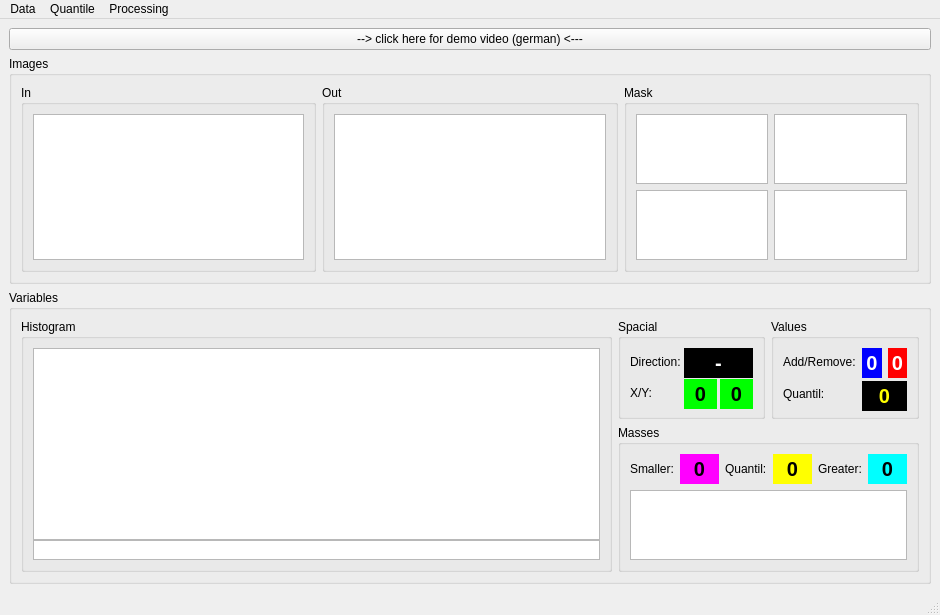
<?xml version="1.0" encoding="UTF-8"?>
<ui version="4.0">
 <class>D_MAKRO_HuangVisualization</class>
 <widget class="QMainWindow" name="D_MAKRO_HuangVisualization">
  <property name="geometry">
   <rect>
    <x>0</x>
    <y>0</y>
    <width>940</width>
    <height>589</height>
   </rect>
  </property>
  <property name="windowTitle">
   <string>MainWindow</string>
  </property>
  <widget class="QWidget" name="centralwidget">
   <layout class="QGridLayout" name="gridLayout">
    <item row="2" column="0">
     <widget class="QGroupBox" name="groupBox_5">
      <property name="sizePolicy">
       <sizepolicy hsizetype="Preferred" vsizetype="Preferred">
        <horstretch>0</horstretch>
        <verstretch>2</verstretch>
       </sizepolicy>
      </property>
      <property name="title">
       <string>Variables</string>
      </property>
      <layout class="QGridLayout" name="gridLayout_6">
       <item row="0" column="1">
        <widget class="QGroupBox" name="groupBox_8">
         <property name="sizePolicy">
          <sizepolicy hsizetype="Preferred" vsizetype="Fixed">
           <horstretch>2</horstretch>
           <verstretch>0</verstretch>
          </sizepolicy>
         </property>
         <property name="minimumSize">
          <size>
           <width>0</width>
           <height>100</height>
          </size>
         </property>
         <property name="maximumSize">
          <size>
           <width>16777215</width>
           <height>100</height>
          </size>
         </property>
         <property name="title">
          <string>Spacial</string>
         </property>
         <layout class="QGridLayout" name="gridLayout_11">
          <property name="spacing">
           <number>3</number>
          </property>
          <item row="0" column="0">
           <widget class="QLabel" name="label_4">
            <property name="text">
             <string>Direction:</string>
            </property>
           </widget>
          </item>
          <item row="1" column="0">
           <widget class="QLabel" name="label_5">
            <property name="text">
             <string>X/Y:</string>
            </property>
           </widget>
          </item>
          <item row="0" column="1" colspan="2">
           <widget class="QLabel" name="label_direction">
            <property name="minimumSize">
             <size>
              <width>0</width>
              <height>30</height>
             </size>
            </property>
            <property name="maximumSize">
             <size>
              <width>16777215</width>
              <height>30</height>
             </size>
            </property>
            <property name="styleSheet">
             <string notr="true">font: bold 20px;
background-color: black;
color: white;</string>
            </property>
            <property name="text">
             <string>-</string>
            </property>
            <property name="alignment">
             <set>Qt::AlignCenter</set>
            </property>
           </widget>
          </item>
          <item row="1" column="1">
           <widget class="QLabel" name="label_x">
            <property name="minimumSize">
             <size>
              <width>0</width>
              <height>30</height>
             </size>
            </property>
            <property name="maximumSize">
             <size>
              <width>16777215</width>
              <height>30</height>
             </size>
            </property>
            <property name="styleSheet">
             <string notr="true">font: bold 20px;
background-color: rgb(0, 255, 0);
color: black;</string>
            </property>
            <property name="text">
             <string>0</string>
            </property>
            <property name="alignment">
             <set>Qt::AlignCenter</set>
            </property>
           </widget>
          </item>
          <item row="1" column="2">
           <widget class="QLabel" name="label_y">
            <property name="minimumSize">
             <size>
              <width>0</width>
              <height>30</height>
             </size>
            </property>
            <property name="maximumSize">
             <size>
              <width>16777215</width>
              <height>30</height>
             </size>
            </property>
            <property name="styleSheet">
             <string notr="true">font: bold 20px;
background-color: rgb(0, 255, 0);
color: black;</string>
            </property>
            <property name="text">
             <string>0</string>
            </property>
            <property name="alignment">
             <set>Qt::AlignCenter</set>
            </property>
           </widget>
          </item>
         </layout>
        </widget>
       </item>
       <item row="0" column="2">
        <widget class="QGroupBox" name="groupBox_7">
         <property name="sizePolicy">
          <sizepolicy hsizetype="Preferred" vsizetype="Fixed">
           <horstretch>1</horstretch>
           <verstretch>0</verstretch>
          </sizepolicy>
         </property>
         <property name="minimumSize">
          <size>
           <width>0</width>
           <height>100</height>
          </size>
         </property>
         <property name="maximumSize">
          <size>
           <width>16777215</width>
           <height>100</height>
          </size>
         </property>
         <property name="title">
          <string>Values</string>
         </property>
         <layout class="QGridLayout" name="gridLayout_9">
          <item row="0" column="0">
           <widget class="QLabel" name="label_6">
            <property name="text">
             <string>Add/Remove:</string>
            </property>
           </widget>
          </item>
          <item row="0" column="1">
           <widget class="QLabel" name="label_add">
            <property name="minimumSize">
             <size>
              <width>0</width>
              <height>30</height>
             </size>
            </property>
            <property name="maximumSize">
             <size>
              <width>16777215</width>
              <height>30</height>
             </size>
            </property>
            <property name="styleSheet">
             <string notr="true">font: bold 20px;
background-color: blue;
color: white;</string>
            </property>
            <property name="text">
             <string>0</string>
            </property>
            <property name="alignment">
             <set>Qt::AlignCenter</set>
            </property>
           </widget>
          </item>
          <item row="1" column="0">
           <widget class="QLabel" name="label_quantil_description">
            <property name="text">
             <string>Quantil:</string>
            </property>
           </widget>
          </item>
          <item row="0" column="2">
           <widget class="QLabel" name="label_rem">
            <property name="minimumSize">
             <size>
              <width>0</width>
              <height>30</height>
             </size>
            </property>
            <property name="maximumSize">
             <size>
              <width>16777215</width>
              <height>30</height>
             </size>
            </property>
            <property name="styleSheet">
             <string notr="true">font: bold 20px;
background-color: red;
color: white;</string>
            </property>
            <property name="text">
             <string>0</string>
            </property>
            <property name="alignment">
             <set>Qt::AlignCenter</set>
            </property>
           </widget>
          </item>
          <item row="1" column="1" colspan="2">
           <widget class="QLabel" name="label_quantil">
            <property name="minimumSize">
             <size>
              <width>0</width>
              <height>30</height>
             </size>
            </property>
            <property name="maximumSize">
             <size>
              <width>16777215</width>
              <height>30</height>
             </size>
            </property>
            <property name="styleSheet">
             <string notr="true">font: bold 20px;
background-color: black;
color: yellow;</string>
            </property>
            <property name="text">
             <string>0</string>
            </property>
            <property name="alignment">
             <set>Qt::AlignCenter</set>
            </property>
           </widget>
          </item>
         </layout>
        </widget>
       </item>
       <item row="0" column="0" rowspan="3">
        <widget class="QGroupBox" name="groupBox_6">
         <property name="sizePolicy">
          <sizepolicy hsizetype="Preferred" vsizetype="Preferred">
           <horstretch>8</horstretch>
           <verstretch>0</verstretch>
          </sizepolicy>
         </property>
         <property name="title">
          <string>Histogram</string>
         </property>
         <layout class="QGridLayout" name="gridLayout_8">
          <property name="spacing">
           <number>0</number>
          </property>
          <item row="0" column="0">
           <widget class="QGraphicsView" name="graphicsView_Hist"/>
          </item>
          <item row="1" column="0">
           <widget class="QGraphicsView" name="graphicsView_HistLegend">
            <property name="minimumSize">
             <size>
              <width>0</width>
              <height>20</height>
             </size>
            </property>
            <property name="maximumSize">
             <size>
              <width>16777215</width>
              <height>20</height>
             </size>
            </property>
           </widget>
          </item>
         </layout>
        </widget>
       </item>
       <item row="1" column="1" rowspan="2" colspan="2">
        <widget class="QGroupBox" name="groupBox_9">
         <property name="sizePolicy">
          <sizepolicy hsizetype="Preferred" vsizetype="Preferred">
           <horstretch>2</horstretch>
           <verstretch>0</verstretch>
          </sizepolicy>
         </property>
         <property name="title">
          <string>Masses</string>
         </property>
         <layout class="QGridLayout" name="gridLayout_10">
          <item row="1" column="1">
           <layout class="QGridLayout" name="gridLayout_12">
            <item row="0" column="3">
             <widget class="QLabel" name="label_mass_quantil">
              <property name="minimumSize">
               <size>
                <width>0</width>
                <height>30</height>
               </size>
              </property>
              <property name="maximumSize">
               <size>
                <width>16777215</width>
                <height>30</height>
               </size>
              </property>
              <property name="styleSheet">
               <string notr="true">font: bold 20px;
background-color: yellow;
color: black;</string>
              </property>
              <property name="text">
               <string>0</string>
              </property>
              <property name="alignment">
               <set>Qt::AlignCenter</set>
              </property>
             </widget>
            </item>
            <item row="0" column="4">
             <widget class="QLabel" name="label_3">
              <property name="text">
               <string>Greater:</string>
              </property>
             </widget>
            </item>
            <item row="0" column="1">
             <widget class="QLabel" name="label_mass_smaller">
              <property name="minimumSize">
               <size>
                <width>0</width>
                <height>30</height>
               </size>
              </property>
              <property name="maximumSize">
               <size>
                <width>16777215</width>
                <height>30</height>
               </size>
              </property>
              <property name="styleSheet">
               <string notr="true">font: bold 20px;
background-color: magenta;
color: black;</string>
              </property>
              <property name="text">
               <string>0</string>
              </property>
              <property name="alignment">
               <set>Qt::AlignCenter</set>
              </property>
             </widget>
            </item>
            <item row="0" column="0">
             <widget class="QLabel" name="label">
              <property name="text">
               <string>Smaller:</string>
              </property>
             </widget>
            </item>
            <item row="0" column="2">
             <widget class="QLabel" name="label_2">
              <property name="text">
               <string>Quantil:</string>
              </property>
             </widget>
            </item>
            <item row="0" column="5">
             <widget class="QLabel" name="label_mass_greater">
              <property name="minimumSize">
               <size>
                <width>0</width>
                <height>30</height>
               </size>
              </property>
              <property name="maximumSize">
               <size>
                <width>16777215</width>
                <height>30</height>
               </size>
              </property>
              <property name="styleSheet">
               <string notr="true">font: bold 20px;
background-color: cyan;
color: black;</string>
              </property>
              <property name="text">
               <string>0</string>
              </property>
              <property name="alignment">
               <set>Qt::AlignCenter</set>
              </property>
             </widget>
            </item>
           </layout>
          </item>
          <item row="2" column="1">
           <widget class="QGraphicsView" name="graphicsView_Mass"/>
          </item>
         </layout>
        </widget>
       </item>
      </layout>
     </widget>
    </item>
    <item row="1" column="0">
     <widget class="QGroupBox" name="groupBox">
      <property name="sizePolicy">
       <sizepolicy hsizetype="Preferred" vsizetype="Preferred">
        <horstretch>0</horstretch>
        <verstretch>3</verstretch>
       </sizepolicy>
      </property>
      <property name="title">
       <string>Images</string>
      </property>
      <layout class="QGridLayout" name="gridLayout_2">
       <item row="0" column="0">
        <widget class="QGroupBox" name="groupBox_2">
         <property name="sizePolicy">
          <sizepolicy hsizetype="Preferred" vsizetype="Preferred">
           <horstretch>4</horstretch>
           <verstretch>0</verstretch>
          </sizepolicy>
         </property>
         <property name="title">
          <string>In</string>
         </property>
         <layout class="QGridLayout" name="gridLayout_3">
          <item row="0" column="0">
           <widget class="QGraphicsView" name="graphicsView_In"/>
          </item>
         </layout>
        </widget>
       </item>
       <item row="0" column="1">
        <widget class="QGroupBox" name="groupBox_3">
         <property name="sizePolicy">
          <sizepolicy hsizetype="Preferred" vsizetype="Preferred">
           <horstretch>4</horstretch>
           <verstretch>0</verstretch>
          </sizepolicy>
         </property>
         <property name="title">
          <string>Out</string>
         </property>
         <layout class="QGridLayout" name="gridLayout_4">
          <item row="0" column="0">
           <widget class="QGraphicsView" name="graphicsView_Out"/>
          </item>
         </layout>
        </widget>
       </item>
       <item row="0" column="2">
        <widget class="QGroupBox" name="groupBox_4">
         <property name="sizePolicy">
          <sizepolicy hsizetype="Preferred" vsizetype="Preferred">
           <horstretch>4</horstretch>
           <verstretch>0</verstretch>
          </sizepolicy>
         </property>
         <property name="title">
          <string>Mask</string>
         </property>
         <layout class="QGridLayout" name="gridLayout_5">
          <item row="1" column="1">
           <widget class="QGraphicsView" name="graphicsView_Mask_ZoomOutput"/>
          </item>
          <item row="1" column="0">
           <widget class="QGraphicsView" name="graphicsView_Mask_ZoomInput_Gray"/>
          </item>
          <item row="0" column="1">
           <widget class="QGraphicsView" name="graphicsView_Mask_BinaryAndPos"/>
          </item>
          <item row="0" column="0">
           <widget class="QGraphicsView" name="graphicsView_Mask_ZoomInput_Color"/>
          </item>
         </layout>
        </widget>
       </item>
      </layout>
     </widget>
    </item>
    <item row="0" column="0">
     <widget class="QPushButton" name="pushButton_VideoGuide">
      <property name="text">
       <string>--&gt; click here for demo video (german) &lt;---</string>
      </property>
     </widget>
    </item>
   </layout>
  </widget>
  <widget class="QMenuBar" name="menubar">
   <property name="geometry">
    <rect>
     <x>0</x>
     <y>0</y>
     <width>940</width>
     <height>21</height>
    </rect>
   </property>
   <widget class="QMenu" name="menuData">
    <property name="title">
     <string>Data</string>
    </property>
    <addaction name="actionLoad_Image"/>
    <addaction name="actionSet_Mask"/>
   </widget>
   <widget class="QMenu" name="menuProcessing">
    <property name="title">
     <string>Processing</string>
    </property>
    <addaction name="actionStep_Detail"/>
    <addaction name="actionStep_Value"/>
    <addaction name="actionStep_Pixel"/>
    <addaction name="actionStep_Line"/>
    <addaction name="actionProc_All"/>
    <addaction name="separator"/>
    <addaction name="actionProcStop"/>
   </widget>
   <widget class="QMenu" name="menuQuantile">
    <property name="title">
     <string>Quantile</string>
    </property>
    <addaction name="actionChoose_new_quantile"/>
   </widget>
   <addaction name="menuData"/>
   <addaction name="menuQuantile"/>
   <addaction name="menuProcessing"/>
  </widget>
  <widget class="QStatusBar" name="statusbar"/>
  <action name="actionLoad_Image">
   <property name="text">
    <string>Load Image</string>
   </property>
   <property name="shortcut">
    <string>Ctrl+O</string>
   </property>
  </action>
  <action name="actionSet_Mask">
   <property name="text">
    <string>Set Mask</string>
   </property>
   <property name="shortcut">
    <string>Ctrl+M</string>
   </property>
  </action>
  <action name="actionChoose_new_quantile">
   <property name="text">
    <string>Choose new quantile</string>
   </property>
   <property name="shortcut">
    <string>Ctrl+Q</string>
   </property>
  </action>
  <action name="actionStep_Detail">
   <property name="text">
    <string>Step Detail</string>
   </property>
   <property name="shortcut">
    <string>F5</string>
   </property>
  </action>
  <action name="actionStep_Value">
   <property name="text">
    <string>Step Value</string>
   </property>
   <property name="shortcut">
    <string>F6</string>
   </property>
  </action>
  <action name="actionStep_Pixel">
   <property name="text">
    <string>Step Pixel</string>
   </property>
   <property name="shortcut">
    <string>F7</string>
   </property>
  </action>
  <action name="actionStep_Line">
   <property name="text">
    <string>Step Line</string>
   </property>
   <property name="shortcut">
    <string>F8</string>
   </property>
  </action>
  <action name="actionProc_All">
   <property name="text">
    <string>Proc All</string>
   </property>
   <property name="shortcut">
    <string>F9</string>
   </property>
  </action>
  <action name="actionProcStop">
   <property name="checkable">
    <bool>true</bool>
   </property>
   <property name="text">
    <string>Stop</string>
   </property>
   <property name="shortcut">
    <string>Esc</string>
   </property>
  </action>
 </widget>
 <resources/>
 <connections/>
</ui>
